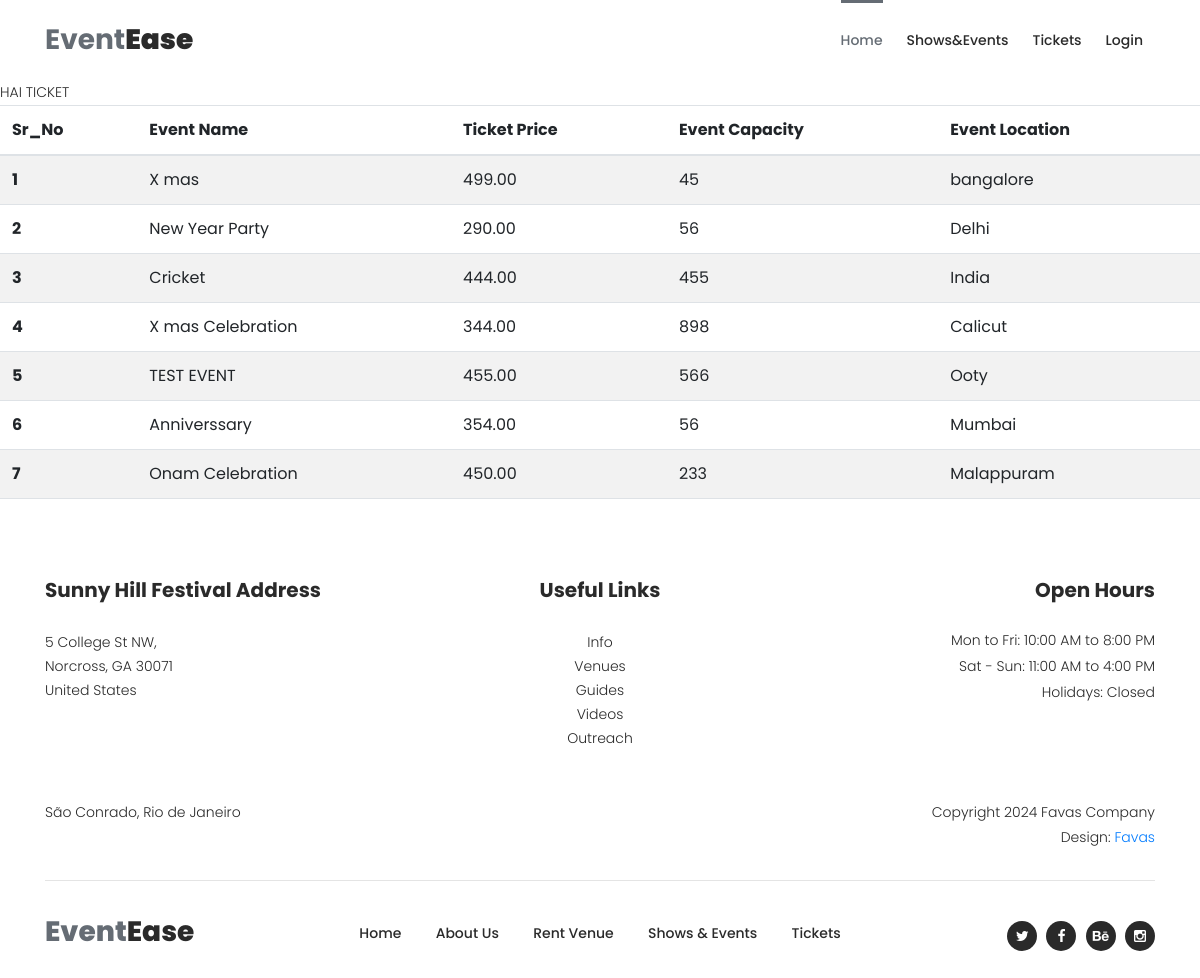
The app's page /admin_ticket_list/ with its own data.
### events/models.py (models this page shows)
class Event(models.Model):
    user = models.ForeignKey(Profile, on_delete=models.CASCADE,blank=True,null=True)  # Link each event to a user
    title = models.CharField(max_length=200)
    description = models.TextField()
    date = models.DateField()
    time = models.TimeField()
    location = models.CharField(max_length=255)
    ticket_price=models.DecimalField(max_digits=10,decimal_places=2,default=0.00)
    is_active = models.BooleanField(default=True)
    image = models.ImageField(upload_to='event_images/', null=True, blank=True)
    capacity = models.PositiveIntegerField(default=0)
    def __str__(self):
        return self.title

### events/views.py (the view)
# urls.py: path('admin_ticket_list/', views.admin_ticket_list, name='admin_ticket_list'),
def admin_ticket_list(request):
    ticket_data=Event.objects.prefetch_related('ticket_set', 'user__user').all()
    context={
        'ticket_data':ticket_data
    }
    print(context)
    return render(request,'layout_admin_ticket_list.html',context)

### templates/Layout_admin_ticket_list.html
{% extends 'blank_layout.html' %}
{% block header%}
{% include 'header.html' %}
{% endblock header%}
{% block admin_event_list %}
{% include 'admin_ticket_list.html' %}
{% endblock admin_event_list %}
{% block footer %}
{% include 'footer.html' %}
{% endblock footer %}

### templates/admin_ticket_list.html (shortened to what this page needs)
{% load static %}
    <link rel="stylesheet" type="text/css" href="{% static 'css/bootstrap.min.css' %}">
    <link rel="stylesheet" type="text/css" href="{% static 'css/font-awesome.css' %}">
    <link rel="stylesheet" type="text/css" href="{% static 'css/owl-carousel.css' %}">
    <link rel="stylesheet" href="{% static 'css/tooplate-artxibition.css' %}">
<table class="table table-striped">
    <thead>
      <tr>
        <th scope="col">Sr_No</th>
        <th scope="col">Event Name</th>
        <th scope="col">Ticket Price</th>
        <th scope="col">Event Capacity</th>
        <th scope="col">Event Location</th>
      </tr>
    </thead>
    <tbody>
      <P> HAI TICKET </P>
        {% for data in ticket_data %}
      <tr>
        <th scope="row">{{ forloop.counter}}</th>
       <td>{{data.title}}</td>
        <td>{{data.ticket_price}}</td>
        <td>{{data.capacity}}</td>
        <td>{{data.location}}</td>
      </tr>
      {% endfor %}
    </tbody>
  </table>

### static/css/tooplate-artxibition.css (style rules this page uses)
html, body, div, span, applet, object, iframe, h1, h2, h3, h4, h5, h6, p, blockquote, div pre, a, abbr, acronym, address, big, cite, code, del, dfn, em, font, img, ins, kbd, q, s, samp, small, strike, strong, sub, sup, tt, var, b, u, i, center, dl, dt, dd, ol, ul, li, figure, header, nav, section, article, aside, footer, figcaption { margin: 0; padding: 0; border: 0; outline: 0; }
* { box-sizing: border-box; }
html, body { font-family: 'Poppins', sans-serif; font-weight: 400; background-color: #fff; font-size: 16px; -ms-text-size-adjust: 100%; -webkit-font-smoothing: antialiased; -moz-osx-font-smoothing: grayscale; }
p { font-size: 14px; line-height: 25px; color: #2a2a2a; font-weight: 300; }
html, body { background: #fff; font-family: 'Poppins', sans-serif; }

### records on screen
Event: title "X mas", ticket_price "499.00", capacity "45", location "bangalore"
Event: title "New Year Party", ticket_price "290.00", capacity "56", location "Delhi"
Event: title "Cricket", ticket_price "444.00", capacity "455", location "India"
Event: title "X mas Celebration", ticket_price "344.00", capacity "898", location "Calicut"
Event: title "TEST EVENT", ticket_price "455.00", capacity "566", location "Ooty"
Event: title "Anniverssary", ticket_price "354.00", capacity "56", location "Mumbai"
Event: title "Onam Celebration", ticket_price "450.00", capacity "233", location "Malappuram"
